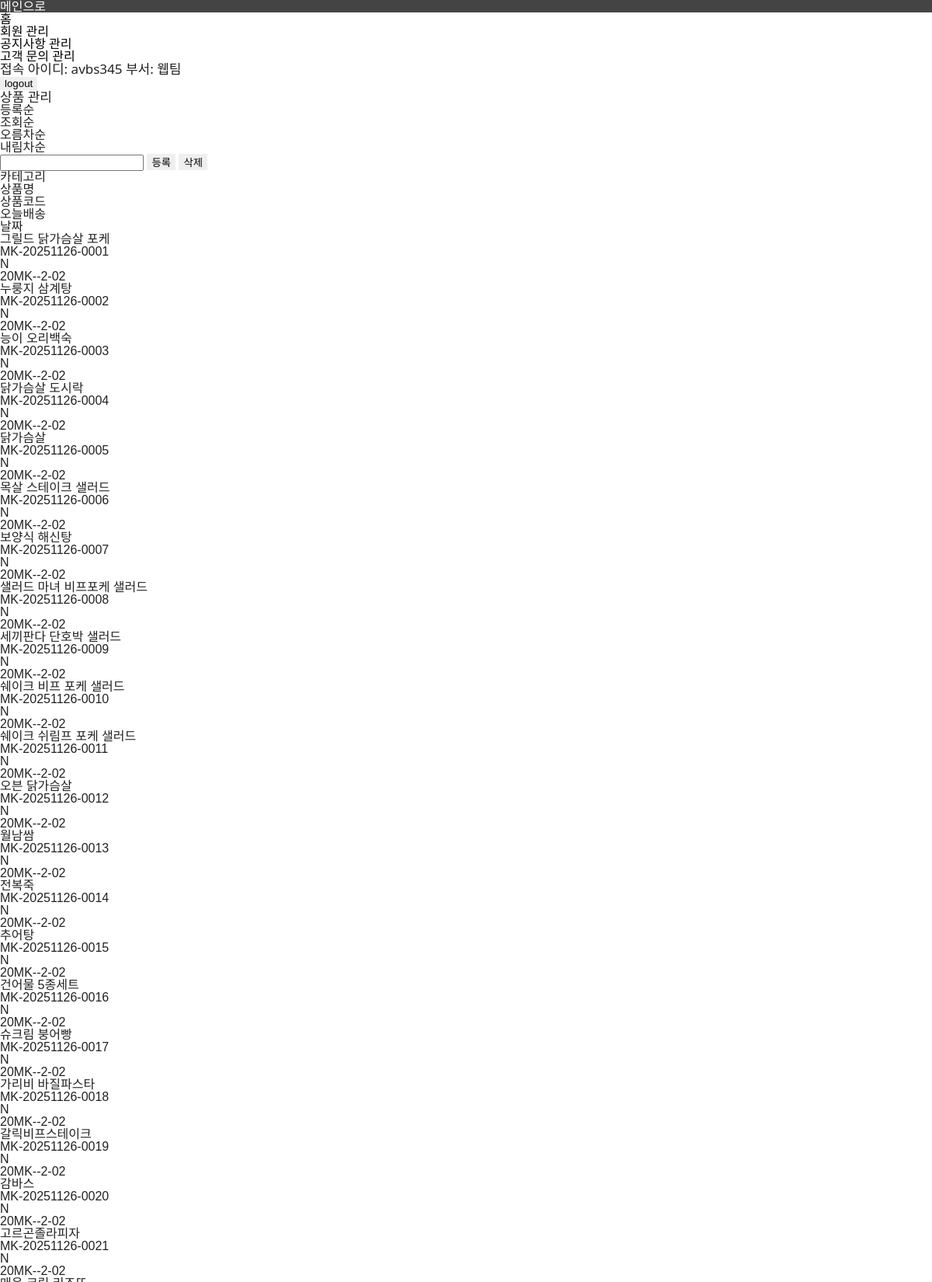
The app's page /manager_product.php (signed in, upper part) with its own data.
### tables this page shows
CREATE TABLE `contents` (
  `content_code` varchar(32) NOT NULL,
  `content_img` varchar(500) NOT NULL,
  `deliv_today` char(1) NOT NULL,
  `content_name` varchar(50) NOT NULL,
  `discount_rate` decimal(3,0) NOT NULL DEFAULT 0,
  `content_cost` int(11) NOT NULL,
  `content_price` int(11) NOT NULL,
  `content_color1` varchar(30) DEFAULT NULL,
  `content_color2` varchar(30) DEFAULT NULL,
  `content_color3` varchar(30) DEFAULT NULL,
  `content_color4` varchar(30) DEFAULT NULL,
  `category_large` varchar(50) DEFAULT NULL,
  `category_small` varchar(50) DEFAULT NULL,
  `content_img1` varchar(500) DEFAULT NULL,
  `content_img2` varchar(500) DEFAULT NULL,
  `content_img3` varchar(500) DEFAULT NULL,
  `content_img4` varchar(500) DEFAULT NULL,
  `content_sales` int(11) DEFAULT 0,
  `content_content` text DEFAULT NULL,
  `registrant_id` varchar(50) DEFAULT NULL,
  `regist_date` datetime DEFAULT current_timestamp(),
  PRIMARY KEY (`content_code`),
  KEY `idx_category_large` (`category_large`),
  KEY `idx_content_price` (`content_price`),
  KEY `idx_content_sales` (`content_sales`)
);

### inc/db.php (called while the page is built, shortened)
<?php
function db_get_pdo()
{
    $host = 'localhost';
    $port = '3306';
    $dbname = 'exmall';
    $charset = 'utf8';
    $username = 'root';
    $db_pw = "";
    $dsn = "mysql:host=$host;port=$port;dbname=$dbname;charset=$charset";
    try {
        $pdo = new PDO($dsn, $username, $db_pw, [
            PDO::ATTR_ERRMODE => PDO::ERRMODE_EXCEPTION,
            PDO::ATTR_DEFAULT_FETCH_MODE => PDO::FETCH_ASSOC
        ]);
        return $pdo;
    } catch (PDOException $e) {
        throw new Exception("DB 연결 실패: " . $e->getMessage());
    }
}
function db_select($query, $param = array()){
    $pdo = db_get_pdo();
    try {
        $st = $pdo->prepare($query);
        $st->execute($param);
        $result = $st->fetchAll(PDO::FETCH_ASSOC);
        return $result ?: [];
    } catch (PDOException $ex) {
        error_log("DB SELECT Error: " . $ex->getMessage() . " | Query: " . $query);
        return [];
    } finally {
        $pdo = null;
    }
}
?>

### contents.import.php (called while the page is built, shortened)
<?php
require_once(__DIR__ . "/inc/db.php");
$result = db_select("SELECT * FROM contents");
$result_price_L = db_select("SELECT * FROM contents ORDER BY content_price ASC");

### manager_product.php (the view, shortened to what this page needs)
<?php
require_once("contents.import.php");
?>
<!DOCTYPE html>
<html lang="en">
<head>
    <link rel="stylesheet" href="css/style.css">
</head>
<body id="manager_body">
    <main class="manager_wrapper product">
        <div class="main_menu_wrapper">
            <a href="index.php">
                <div class="menu" style="background-color: #444; color: white;"> 메인으로 </div>
            </a>
            <a href="manager_home.php">
                <div class="menu"> 홈 </div>
            </a>
            <a href="manager_member.php">
                <div class="menu"> 회원 관리 </div>
            </a>
            <a href="manager_notice.php">
                <div class="menu" > 공지사항 관리 </div>
            </a>
            <a href="manager_inquiry.php">
                <div class="menu"> 고객 문의 관리 </div>
            </a>
        </div>
        <div class="main_display">
            <header>
                <div class="login_info">
                    <span class="on_id"> 접속 아이디: avbs345 </span>
                    <span class="on_dep"> 부서: 웹팀 </span>
                </div>
                <a href="index.php"><button class="logout"> logout </button></a>
            </header>
            <section class="contents">
                <section class="contents_header">
                    <div class="title_and_order">
                        <span class="title">상품 관리</span>
                        <div class="order_wrapper">
                            <div class="order_one">
                                <div class="registration"> 등록순 </div>
                                <div class="check"> 조회순 </div>
                            </div>
                            <div class="order_two">
                                <div class="ascending_order"> 오름차순 </div>
                                <div class="descending_order"> 내림차순 </div>
                            </div>
                        </div>
                    </div>
                    <input type="text" class="search_product">
                    <a href="product_registration.php"><button class="regist_product"> 등록 </button></a>
                    <a href=""><button class="delete_product"> 삭제 </button></a>
                </section>
                <article class="scroller">
                    <form action="" method="PRODUCT">
                        <section class="board product">
                            <div class="table_header">
                                <div class="table_col class">카테고리</div>
                                <div class="table_col title">상품명</div>
                                <div class="table_col code">상품코드</div>
                                <div class="table_col deliv">오늘배송</div>
                                <div class="table_col date">날짜</div>
                            </div>
                        <?php foreach($result as $r){?>
                            <?php
                                $content_code= $r['content_code'];
                                $year = "20".substr($content_code,0,2);
                                $month = substr($content_code,2,2);
                                $day = substr($content_code,4,2);
                                $date = $year.'-'.$month.'-'.$day;
                                ?>
                            <div class="table_row">
                                <div class="table_col title"><?php echo "$r[content_name]"?></div>
                                <div class="table_col code"><?php echo "$r[content_code]"?></div>
                                <div class="table_col deliv"><?php echo "$r[deliv_today]"?></div>
                                <div class="table_col date"><?php print_r($date);?></div>
                            </div>
                        <?php
                        }
                        ?>
                        </section>
                    </form>
                </article>
            </section>
        </div>
    </main>
</body>
</html>

### css/style.css (style rules this page uses)
:root { --font-blackhan: "Black Han Sans", sans-serif; --font-jua: "Jua", sans-serif; --font-fredoka: "Fredoka", sans-serif; --mk-red: #e60000; --mk-red-2: #ff1a1a; --content-w: 1200px; --header-h: 72px; --banner-h: 340px; }
html, body { margin:0; padding:0; font-family: "Noto Sans KR", sans-serif; color:#222; background:#fff; }
.main_menu_wrapper { width:100%; }

### css/inc/hot_issue.css (style rules this page uses)
a { text-decoration: none; color: black; }

### records on screen
contents: content_name "그릴드 닭가슴살 포케", content_code "MK-20251126-0001", deliv_today "N", value "20MK--2-02"
contents: content_name "누룽지 삼계탕", content_code "MK-20251126-0002", deliv_today "N", value "20MK--2-02"
contents: content_name "능이 오리백숙", content_code "MK-20251126-0003", deliv_today "N", value "20MK--2-02"
contents: content_name "닭가슴살 도시락", content_code "MK-20251126-0004", deliv_today "N", value "20MK--2-02"
contents: content_name "닭가슴살", content_code "MK-20251126-0005", deliv_today "N", value "20MK--2-02"
contents: content_name "목살 스테이크 샐러드", content_code "MK-20251126-0006", deliv_today "N", value "20MK--2-02"
contents: content_name "보양식 해신탕", content_code "MK-20251126-0007", deliv_today "N", value "20MK--2-02"
contents: content_name "샐러드 마녀 비프포케 샐러드", content_code "MK-20251126-0008", deliv_today "N", value "20MK--2-02"
contents: content_name "세끼판다 단호박 샐러드", content_code "MK-20251126-0009", deliv_today "N", value "20MK--2-02"
contents: content_name "쉐이크 비프 포케 샐러드", content_code "MK-20251126-0010", deliv_today "N", value "20MK--2-02"
contents: content_name "쉐이크 쉬림프 포케 샐러드", content_code "MK-20251126-0011", deliv_today "N", value "20MK--2-02"
contents: content_name "오븐 닭가슴살", content_code "MK-20251126-0012", deliv_today "N", value "20MK--2-02"
contents: content_name "월남쌈", content_code "MK-20251126-0013", deliv_today "N", value "20MK--2-02"
contents: content_name "전복죽", content_code "MK-20251126-0014", deliv_today "N", value "20MK--2-02"
contents: content_name "추어탕", content_code "MK-20251126-0015", deliv_today "N", value "20MK--2-02"
contents: content_name "건어물 5종세트", content_code "MK-20251126-0016", deliv_today "N", value "20MK--2-02"
contents: content_name "슈크림 붕어빵", content_code "MK-20251126-0017", deliv_today "N", value "20MK--2-02"
contents: content_name "가리비 바질파스타", content_code "MK-20251126-0018", deliv_today "N", value "20MK--2-02"
contents: content_name "갈릭비프스테이크", content_code "MK-20251126-0019", deliv_today "N", value "20MK--2-02"
contents: content_name "감바스", content_code "MK-20251126-0020", deliv_today "N", value "20MK--2-02"
contents: content_name "고르곤졸라피자", content_code "MK-20251126-0021", deliv_today "N", value "20MK--2-02"
